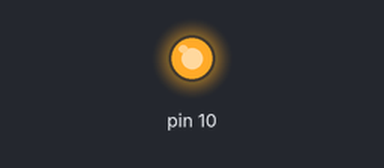
Bench run of a sketch on a simulated Arduino Uno, built with avr-gcc and run on an emulated ATmega328P. Parts: output pins drawn as LEDs (lit = HIGH).

Above: at 17.5 s.
At 35.2 s:
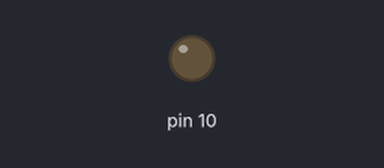
Timing chart, 0 to 46.2 s (numbered marks = the images above):
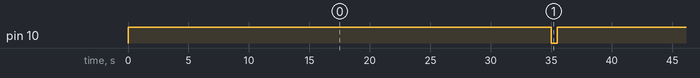

The sketch:

3led.ino.ino
```cpp
void setup() {
  // put your setup code here, to run once:
    pinMode(10, OUTPUT);
}

void loop() {
  // put your main code here, to run repeatedly:

    digitalWrite(10, HIGH);
    delay(35000);
    digitalWrite(10, LOW);
    delay(500);

}
```

Measured:
- by itself, pin 10: alternates HIGH for 35.0 s and LOW for 0.50 s
